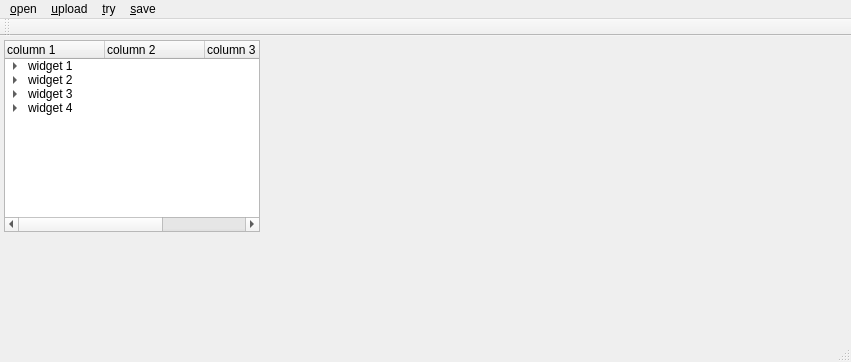
<?xml version="1.0" encoding="UTF-8"?>
<ui version="4.0">
 <class>MainWindow</class>
 <widget class="QMainWindow" name="MainWindow">
  <property name="geometry">
   <rect>
    <x>0</x>
    <y>0</y>
    <width>851</width>
    <height>362</height>
   </rect>
  </property>
  <property name="windowTitle">
   <string>MainWindow</string>
  </property>
  <widget class="QWidget" name="centralWidget">
   <widget class="QTreeWidget" name="treeWidget">
    <property name="geometry">
     <rect>
      <x>4</x>
      <y>4</y>
      <width>256</width>
      <height>192</height>
     </rect>
    </property>
    <column>
     <property name="text">
      <string>column 1</string>
     </property>
    </column>
    <column>
     <property name="text">
      <string>column 2</string>
     </property>
    </column>
    <column>
     <property name="text">
      <string>column 3</string>
     </property>
    </column>
    <column>
     <property name="text">
      <string>column 4</string>
     </property>
    </column>
    <item>
     <property name="text">
      <string>widget 1</string>
     </property>
     <item>
      <property name="text">
       <string>sub widget </string>
      </property>
     </item>
    </item>
    <item>
     <property name="text">
      <string>widget 2</string>
     </property>
     <item>
      <property name="text">
       <string>sub widget</string>
      </property>
     </item>
    </item>
    <item>
     <property name="text">
      <string>widget 3</string>
     </property>
     <item>
      <property name="text">
       <string>sub widget </string>
      </property>
     </item>
    </item>
    <item>
     <property name="text">
      <string>widget 4</string>
     </property>
     <item>
      <property name="text">
       <string>sub widget</string>
      </property>
     </item>
    </item>
   </widget>
   <widget class="QWidget" name="">
    <layout class="QHBoxLayout" name="horizontalLayout_3"/>
   </widget>
   <widget class="QWidget" name="">
    <layout class="QHBoxLayout" name="horizontalLayout_2">
     <item>
      <widget class="QGroupBox" name="groupBox">
       <property name="title">
        <string>Widget changing .......</string>
       </property>
       <widget class="QLabel" name="label_2">
        <property name="geometry">
         <rect>
          <x>7</x>
          <y>30</y>
          <width>68</width>
          <height>16</height>
         </rect>
        </property>
        <property name="text">
         <string>Widget area</string>
        </property>
       </widget>
       <widget class="QSplitter" name="splitter">
        <property name="geometry">
         <rect>
          <x>7</x>
          <y>49</y>
          <width>244</width>
          <height>25</height>
         </rect>
        </property>
        <property name="orientation">
         <enum>Qt::Horizontal</enum>
        </property>
        <widget class="QComboBox" name="comboBox">
         <property name="minimumSize">
          <size>
           <width>374</width>
           <height>0</height>
          </size>
         </property>
         <item>
          <property name="text">
           <string>widget 1</string>
          </property>
         </item>
         <item>
          <property name="text">
           <string>widget 2</string>
          </property>
         </item>
         <item>
          <property name="text">
           <string> widget 3</string>
          </property>
         </item>
         <item>
          <property name="text">
           <string>widget 4</string>
          </property>
         </item>
         <item>
          <property name="text">
           <string>widget 5</string>
          </property>
         </item>
         <item>
          <property name="text">
           <string/>
          </property>
         </item>
        </widget>
        <widget class="QDialogButtonBox" name="buttonBox">
         <property name="minimumSize">
          <size>
           <width>374</width>
           <height>0</height>
          </size>
         </property>
         <property name="standardButtons">
          <set>QDialogButtonBox::Cancel|QDialogButtonBox::Ok</set>
         </property>
        </widget>
       </widget>
      </widget>
     </item>
    </layout>
   </widget>
   <widget class="QWidget" name="">
    <layout class="QHBoxLayout" name="horizontalLayout_4">
     <item>
      <widget class="QScrollArea" name="scrollArea">
       <property name="widgetResizable">
        <bool>true</bool>
       </property>
       <widget class="QWidget" name="scrollAreaWidgetContents">
        <property name="geometry">
         <rect>
          <x>0</x>
          <y>0</y>
          <width>70</width>
          <height>70</height>
         </rect>
        </property>
        <widget class="QLabel" name="label_4">
         <property name="geometry">
          <rect>
           <x>13</x>
           <y>130</y>
           <width>51</width>
           <height>20</height>
          </rect>
         </property>
         <property name="text">
          <string>Help area</string>
         </property>
        </widget>
       </widget>
      </widget>
     </item>
    </layout>
   </widget>
   <zorder>treeWidget</zorder>
   <zorder>scrollArea</zorder>
   <zorder></zorder>
  </widget>
  <widget class="QMenuBar" name="menuBar">
   <property name="geometry">
    <rect>
     <x>0</x>
     <y>0</y>
     <width>851</width>
     <height>21</height>
    </rect>
   </property>
   <widget class="QMenu" name="menu_open">
    <property name="title">
     <string>&amp;open</string>
    </property>
    <addaction name="action_open"/>
   </widget>
   <widget class="QMenu" name="menu_upload">
    <property name="title">
     <string>&amp;upload</string>
    </property>
    <addaction name="action_upload"/>
   </widget>
   <widget class="QMenu" name="menu_try">
    <property name="title">
     <string>&amp;try</string>
    </property>
    <addaction name="action_try"/>
   </widget>
   <widget class="QMenu" name="menu_upload_2">
    <property name="title">
     <string>&amp;save</string>
    </property>
    <addaction name="action_save"/>
   </widget>
   <addaction name="menu_open"/>
   <addaction name="menu_upload"/>
   <addaction name="menu_try"/>
   <addaction name="menu_upload_2"/>
  </widget>
  <widget class="QToolBar" name="mainToolBar">
   <attribute name="toolBarArea">
    <enum>TopToolBarArea</enum>
   </attribute>
   <attribute name="toolBarBreak">
    <bool>false</bool>
   </attribute>
  </widget>
  <widget class="QStatusBar" name="statusBar"/>
  <action name="action_open">
   <property name="text">
    <string>&amp;open </string>
   </property>
  </action>
  <action name="action_upload">
   <property name="text">
    <string>&amp;upload</string>
   </property>
  </action>
  <action name="action_try">
   <property name="text">
    <string>&amp;try</string>
   </property>
  </action>
  <action name="action_save">
   <property name="text">
    <string>&amp;save</string>
   </property>
  </action>
 </widget>
 <layoutdefault spacing="6" margin="11"/>
 <resources/>
 <connections/>
</ui>
